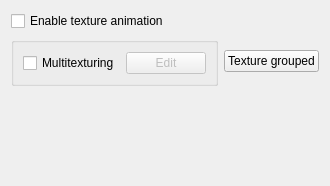
<?xml version="1.0" encoding="UTF-8"?>
<ui version="4.0">
 <class>CParticleTextureAnimWidget</class>
 <widget class="QWidget" name="CParticleTextureAnimWidget">
  <property name="geometry">
   <rect>
    <x>0</x>
    <y>0</y>
    <width>306</width>
    <height>186</height>
   </rect>
  </property>
  <property name="windowTitle">
   <string>Form</string>
  </property>
  <layout class="QGridLayout" name="gridLayout_2">
   <item row="0" column="0">
    <widget class="QCheckBox" name="texAnimCheckBox">
     <property name="text">
      <string>Enable texture animation</string>
     </property>
    </widget>
   </item>
   <item row="1" column="0">
    <widget class="QGroupBox" name="multitexturingGroupBox">
     <property name="sizePolicy">
      <sizepolicy hsizetype="Minimum" vsizetype="Fixed">
       <horstretch>0</horstretch>
       <verstretch>0</verstretch>
      </sizepolicy>
     </property>
     <property name="title">
      <string/>
     </property>
     <layout class="QGridLayout" name="gridLayout">
      <item row="0" column="0">
       <widget class="QCheckBox" name="multitexturingCheckBox">
        <property name="text">
         <string>Multitexturing</string>
        </property>
       </widget>
      </item>
      <item row="0" column="1">
       <widget class="QPushButton" name="editPushButton">
        <property name="enabled">
         <bool>false</bool>
        </property>
        <property name="text">
         <string>Edit</string>
        </property>
       </widget>
      </item>
     </layout>
    </widget>
   </item>
   <item row="1" column="1">
    <widget class="QPushButton" name="textureGroupedPushButton">
     <property name="enabled">
      <bool>true</bool>
     </property>
     <property name="text">
      <string>Texture grouped</string>
     </property>
     <property name="autoDefault">
      <bool>true</bool>
     </property>
    </widget>
   </item>
   <item row="2" column="0" colspan="2">
    <widget class="NLQT::CAttribIntWidget" name="texIndexWidget" native="true"/>
   </item>
   <item row="3" column="0" colspan="2">
    <widget class="NLQT::CParticleTextureWidget" name="texWidget" native="true"/>
   </item>
  </layout>
 </widget>
 <customwidgets>
  <customwidget>
   <class>NLQT::CAttribIntWidget</class>
   <extends>QWidget</extends>
   <header>attrib_widget.h</header>
   <container>1</container>
  </customwidget>
  <customwidget>
   <class>NLQT::CParticleTextureWidget</class>
   <extends>QWidget</extends>
   <header>particle_texture_widget.h</header>
   <container>1</container>
  </customwidget>
 </customwidgets>
 <resources/>
 <connections>
  <connection>
   <sender>multitexturingCheckBox</sender>
   <signal>toggled(bool)</signal>
   <receiver>editPushButton</receiver>
   <slot>setEnabled(bool)</slot>
   <hints>
    <hint type="sourcelabel">
     <x>81</x>
     <y>46</y>
    </hint>
    <hint type="destinationlabel">
     <x>129</x>
     <y>56</y>
    </hint>
   </hints>
  </connection>
 </connections>
</ui>
